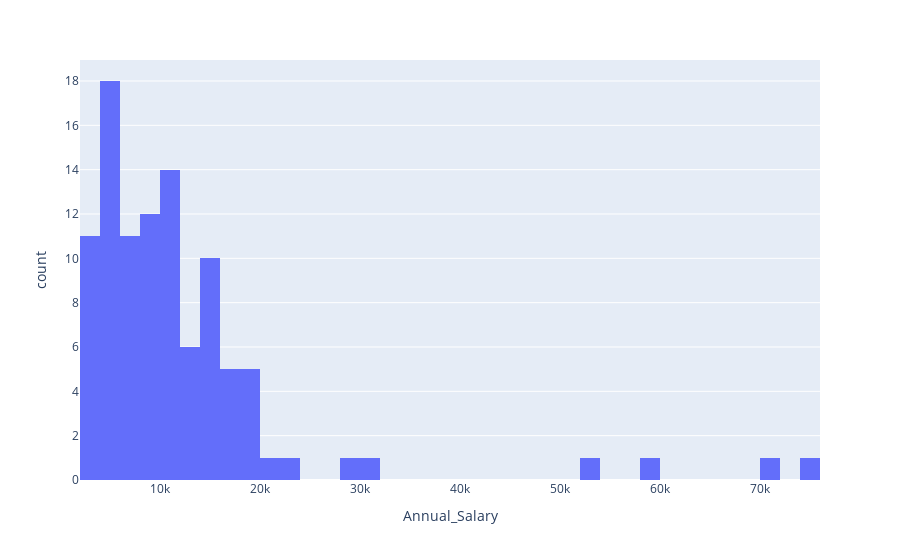

Write notebook code for a chart like this one.
### Code cell
px.histogram(features_df,'Annual_Salary',nbins=50)
